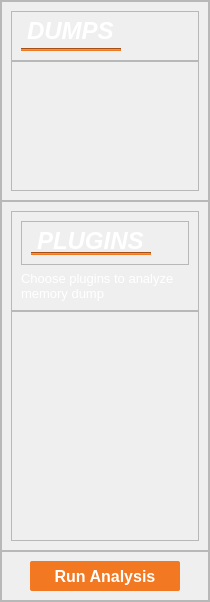
        <widget class="QFrame" name="frame_2">
         <property name="minimumSize">
          <size>
           <width>210</width>
           <height>0</height>
          </size>
         </property>
         <property name="maximumSize">
          <size>
           <width>210</width>
           <height>16777215</height>
          </size>
         </property>
         <property name="frameShape">
          <enum>QFrame::StyledPanel</enum>
         </property>
         <property name="frameShadow">
          <enum>QFrame::Raised</enum>
         </property>
         <layout class="QVBoxLayout" name="verticalLayout_2">
          <property name="spacing">
           <number>0</number>
          </property>
          <property name="leftMargin">
           <number>0</number>
          </property>
          <property name="topMargin">
           <number>0</number>
          </property>
          <property name="rightMargin">
           <number>0</number>
          </property>
          <property name="bottomMargin">
           <number>0</number>
          </property>
          <item alignment="Qt::AlignTop">
           <widget class="QFrame" name="frame_5">
            <property name="minimumSize">
             <size>
              <width>0</width>
              <height>200</height>
             </size>
            </property>
            <property name="maximumSize">
             <size>
              <width>16777215</width>
              <height>200</height>
             </size>
            </property>
            <property name="frameShape">
             <enum>QFrame::StyledPanel</enum>
            </property>
            <property name="frameShadow">
             <enum>QFrame::Raised</enum>
            </property>
            <layout class="QVBoxLayout" name="verticalLayout_4">
             <property name="spacing">
              <number>0</number>
             </property>
             <item>
              <widget class="QFrame" name="frame_6">
               <property name="minimumSize">
                <size>
                 <width>0</width>
                 <height>50</height>
                </size>
               </property>
               <property name="maximumSize">
                <size>
                 <width>16777215</width>
                 <height>50</height>
                </size>
               </property>
               <property name="frameShape">
                <enum>QFrame::StyledPanel</enum>
               </property>
               <property name="frameShadow">
                <enum>QFrame::Raised</enum>
               </property>
               <layout class="QVBoxLayout" name="verticalLayout_8">
                <item>
                 <widget class="QLabel" name="labelDumps">
                  <property name="sizePolicy">
                   <sizepolicy hsizetype="Fixed" vsizetype="Fixed">
                    <horstretch>0</horstretch>
                    <verstretch>0</verstretch>
                   </sizepolicy>
                  </property>
                  <property name="minimumSize">
                   <size>
                    <width>100</width>
                    <height>25</height>
                   </size>
                  </property>
                  <property name="maximumSize">
                   <size>
                    <width>100</width>
                    <height>25</height>
                   </size>
                  </property>
                  <property name="font">
                   <font>
                    <family>Arial</family>
                    <pointsize>18</pointsize>
                    <weight>75</weight>
                    <italic>true</italic>
                    <bold>true</bold>
                   </font>
                  </property>
                  <property name="styleSheet">
                   <string notr="true">QLabel {
    color: #FFFFFF; /* Text color */
    background-color: transparent; /* Ensure background is transparent */
    padding-bottom: 5px; /* Padding at the bottom to create space for the line */
}</string>
                  </property>
                  <property name="text">
                   <string>DUMPS</string>
                  </property>
                  <property name="alignment">
                   <set>Qt::AlignLeading|Qt::AlignLeft|Qt::AlignVCenter</set>
                  </property>
                 </widget>
                </item>
                <item>
                 <widget class="Line" name="lineDumps">
                  <property name="sizePolicy">
                   <sizepolicy hsizetype="Fixed" vsizetype="Fixed">
                    <horstretch>0</horstretch>
                    <verstretch>0</verstretch>
                   </sizepolicy>
                  </property>
                  <property name="minimumSize">
                   <size>
                    <width>100</width>
                    <height>3</height>
                   </size>
                  </property>
                  <property name="maximumSize">
                   <size>
                    <width>100</width>
                    <height>3</height>
                   </size>
                  </property>
                  <property name="styleSheet">
                   <string notr="true">background-color: rgb(242, 120, 33);</string>
                  </property>
                  <property name="orientation">
                   <enum>Qt::Horizontal</enum>
                  </property>
                 </widget>
                </item>
               </layout>
              </widget>
             </item>
             <item>
              <widget class="QFrame" name="frameDumps">
               <property name="frameShape">
                <enum>QFrame::StyledPanel</enum>
               </property>
               <property name="frameShadow">
                <enum>QFrame::Raised</enum>
               </property>
               <layout class="QVBoxLayout" name="verticalLayout_10"/>
              </widget>
             </item>
            </layout>
           </widget>
          </item>
          <item alignment="Qt::AlignVCenter">
           <widget class="QFrame" name="frame_7">
            <property name="minimumSize">
             <size>
              <width>0</width>
              <height>350</height>
             </size>
            </property>
            <property name="maximumSize">
             <size>
              <width>16777215</width>
              <height>350</height>
             </size>
            </property>
            <property name="frameShape">
             <enum>QFrame::StyledPanel</enum>
            </property>
            <property name="frameShadow">
             <enum>QFrame::Raised</enum>
            </property>
            <layout class="QVBoxLayout" name="verticalLayout_3">
             <property name="spacing">
              <number>0</number>
             </property>
             <item>
              <widget class="QFrame" name="frame_8">
               <property name="minimumSize">
                <size>
                 <width>0</width>
                 <height>100</height>
                </size>
               </property>
               <property name="maximumSize">
                <size>
                 <width>16777215</width>
                 <height>100</height>
                </size>
               </property>
               <property name="frameShape">
                <enum>QFrame::StyledPanel</enum>
               </property>
               <property name="frameShadow">
                <enum>QFrame::Raised</enum>
               </property>
               <layout class="QVBoxLayout" name="verticalLayout_9">
                <item>
                 <widget class="QFrame" name="frame_13">
                  <property name="frameShape">
                   <enum>QFrame::StyledPanel</enum>
                  </property>
                  <property name="frameShadow">
                   <enum>QFrame::Raised</enum>
                  </property>
                  <layout class="QVBoxLayout" name="verticalLayout_14">
                   <item>
                    <widget class="QLabel" name="labelPlugins">
                     <property name="sizePolicy">
                      <sizepolicy hsizetype="Fixed" vsizetype="Fixed">
                       <horstretch>0</horstretch>
                       <verstretch>0</verstretch>
                      </sizepolicy>
                     </property>
                     <property name="minimumSize">
                      <size>
                       <width>120</width>
                       <height>25</height>
                      </size>
                     </property>
                     <property name="maximumSize">
                      <size>
                       <width>120</width>
                       <height>25</height>
                      </size>
                     </property>
                     <property name="font">
                      <font>
                       <family>Arial</family>
                       <pointsize>18</pointsize>
                       <weight>75</weight>
                       <italic>true</italic>
                       <bold>true</bold>
                      </font>
                     </property>
                     <property name="styleSheet">
                      <string notr="true">QLabel {
    color: #FFFFFF; /* Text color */
    background-color: transparent; /* Ensure background is transparent */
    padding-bottom: 5px; /* Padding at the bottom to create space for the line */
}</string>
                     </property>
                     <property name="text">
                      <string>PLUGINS</string>
                     </property>
                     <property name="alignment">
                      <set>Qt::AlignLeading|Qt::AlignLeft|Qt::AlignVCenter</set>
                     </property>
                    </widget>
                   </item>
                   <item>
                    <widget class="Line" name="linePlugins">
                     <property name="sizePolicy">
                      <sizepolicy hsizetype="Fixed" vsizetype="Fixed">
                       <horstretch>0</horstretch>
                       <verstretch>0</verstretch>
                      </sizepolicy>
                     </property>
                     <property name="minimumSize">
                      <size>
                       <width>120</width>
                       <height>3</height>
                      </size>
                     </property>
                     <property name="maximumSize">
                      <size>
                       <width>120</width>
                       <height>3</height>
                      </size>
                     </property>
                     <property name="styleSheet">
                      <string notr="true">background-color: rgb(242, 120, 33);</string>
                     </property>
                     <property name="orientation">
                      <enum>Qt::Horizontal</enum>
                     </property>
                    </widget>
                   </item>
                  </layout>
                 </widget>
                </item>
                <item>
                 <widget class="QLabel" name="labelPluginsInfoText">
                  <property name="sizePolicy">
                   <sizepolicy hsizetype="Fixed" vsizetype="Fixed">
                    <horstretch>0</horstretch>
                    <verstretch>0</verstretch>
                   </sizepolicy>
                  </property>
                  <property name="minimumSize">
                   <size>
                    <width>180</width>
                    <height>30</height>
                   </size>
                  </property>
                  <property name="maximumSize">
                   <size>
                    <width>180</width>
                    <height>30</height>
                   </size>
                  </property>
                  <property name="font">
                   <font>
                    <family>Arial</family>
                    <pointsize>10</pointsize>
                   </font>
                  </property>
                  <property name="styleSheet">
                   <string notr="true">color: rgb(255, 255, 255);</string>
                  </property>
                  <property name="text">
                   <string>Choose plugins to analyze memory dump</string>
                  </property>
                  <property name="wordWrap">
                   <bool>true</bool>
                  </property>
                 </widget>
                </item>
               </layout>
              </widget>
             </item>
             <item>
              <widget class="QFrame" name="framePluginContent">
               <property name="frameShape">
                <enum>QFrame::StyledPanel</enum>
               </property>
               <property name="frameShadow">
                <enum>QFrame::Raised</enum>
               </property>
               <layout class="QVBoxLayout" name="verticalLayout_11"/>
              </widget>
             </item>
            </layout>
           </widget>
          </item>
          <item alignment="Qt::AlignBottom">
           <widget class="QFrame" name="frame_12">
            <property name="minimumSize">
             <size>
              <width>0</width>
              <height>50</height>
             </size>
            </property>
            <property name="maximumSize">
             <size>
              <width>16777215</width>
              <height>50</height>
             </size>
            </property>
            <property name="frameShape">
             <enum>QFrame::StyledPanel</enum>
            </property>
            <property name="frameShadow">
             <enum>QFrame::Raised</enum>
            </property>
            <layout class="QVBoxLayout" name="verticalLayout_6">
             <item alignment="Qt::AlignHCenter">
              <widget class="QPushButton" name="runBtn">
               <property name="minimumSize">
                <size>
                 <width>150</width>
                 <height>30</height>
                </size>
               </property>
               <property name="maximumSize">
                <size>
                 <width>150</width>
                 <height>30</height>
                </size>
               </property>
               <property name="font">
                <font>
                 <family>Arial</family>
                 <pointsize>12</pointsize>
                 <weight>75</weight>
                 <bold>true</bold>
                </font>
               </property>
               <property name="cursor">
                <cursorShape>PointingHandCursor</cursorShape>
               </property>
               <property name="styleSheet">
                <string notr="true">QPushButton {
	border-radius:2px;
	background-color:rgb(242, 120, 33);
	color:white;
}

QPushButton:hover {
	 background-color: #ff9933;
}</string>
               </property>
               <property name="text">
                <string>Run Analysis</string>
               </property>
              </widget>
             </item>
            </layout>
           </widget>
          </item>
         </layout>
        </widget>
